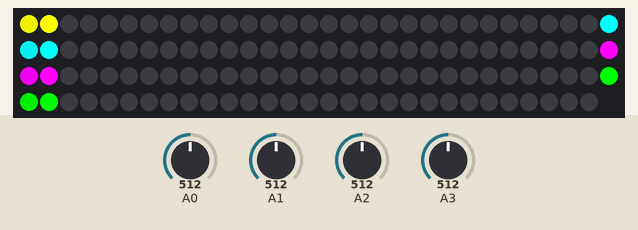
Simulated run of this sketch. Board: Arduino Uno, built with avr-gcc and run on an emulated ATmega328P. On the bench: 119 RGB LEDs in strip order, left to right, continuing on the next row. The test bench sets the inputs (shaded band); at power-on: A0 = 512, A1 = 512, A2 = 512, A3 = 512.

Above: at 1.27 s.
1.3 s: A0 set to 306
At 3.12 s:
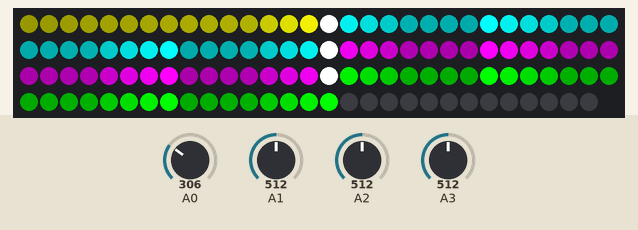
4.3 s: A1 set to 480
At 5.38 s:
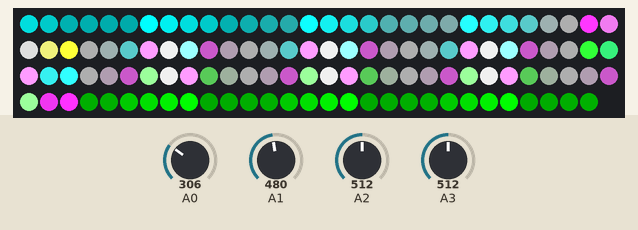
6.9 s: A2 set to 498
9.3 s: A2 set to 480
At 9.62 s:
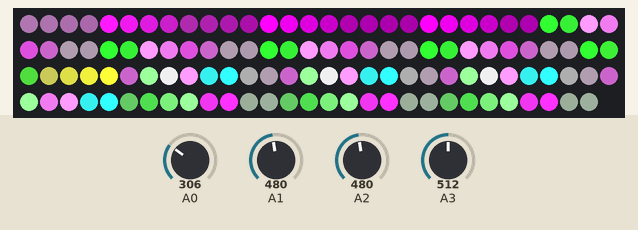
11.9 s: A1 set to 716
At 12.01 s:
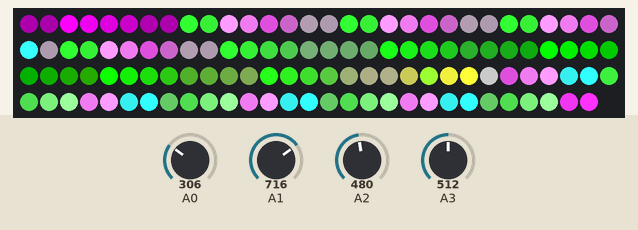
14.1 s: A3 set to 470
At 14.93 s:
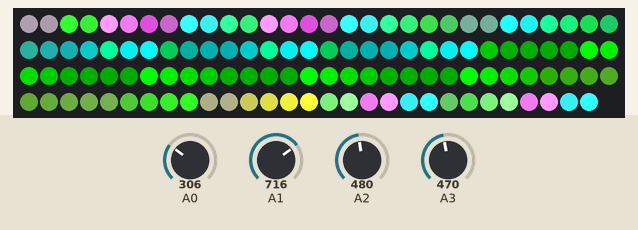

The sketch:

CMEscalator.ino
```cpp
#include <Adafruit_NeoPixel.h>
#define PIN 6
#define NUM_PIXELS 119
#define DECAY_AMOUNT 50
#define SLOW_DECAY_AMOUNT 3
#define SLOW_DECAY_THRESHOLD 75
#define MAX_PULSES 25
#define PULSE_TIMEOUT 1000

Adafruit_NeoPixel strip = Adafruit_NeoPixel(NUM_PIXELS, PIN, NEO_GRB + NEO_KHZ800);

typedef struct{
  int posIdx;
  int negIdx;
  int r;
  int g;
  int b;
  int alive;
} Pulse;

int R[NUM_PIXELS];
int B[NUM_PIXELS];
int G[NUM_PIXELS];
Pulse pulses[MAX_PULSES];
int numPulses = 0;
unsigned long timer1 = 0;
unsigned long timer2 = 0;
unsigned long timer3 = 0;
unsigned long timer4 = 0;

void setup() {
  strip.begin();
  strip.show(); // Initialize all pixels to 'off'
}

void decay(){
  for(int i=0; i<NUM_PIXELS; i++){
    if(R[i] > SLOW_DECAY_THRESHOLD){
      R[i] -= DECAY_AMOUNT;
    } else {
      R[i] -= SLOW_DECAY_AMOUNT;
    }
    R[i] = R[i] < 0 ? 0 : R[i];

    if(G[i] > SLOW_DECAY_THRESHOLD){
      G[i] -= DECAY_AMOUNT;
    } else {
      G[i] -= SLOW_DECAY_AMOUNT;
    }
    G[i] = G[i] < 0 ? 0 : G[i];

    if(B[i] > SLOW_DECAY_THRESHOLD){
      B[i] -= DECAY_AMOUNT;
    } else {
      B[i] -= SLOW_DECAY_AMOUNT;
    }
    B[i] = B[i] < 0 ? 0 : B[i];
  }
}

void setValues(){
  for(int i=0; i<NUM_PIXELS; i++){
    strip.setPixelColor(i, R[i], G[i], B[i]);
  }
  strip.show();
}

void updatePulses(){
  for(int i=0; i<numPulses; i++){
    Pulse p = pulses[i];

    if(p.posIdx < NUM_PIXELS){
      R[p.posIdx] += p.r;
      G[p.posIdx] += p.g;
      B[p.posIdx] += p.b;
      R[p.posIdx] = R[p.posIdx] > 255 ? 255 : R[p.posIdx];
      G[p.posIdx] = G[p.posIdx] > 255 ? 255 : G[p.posIdx];
      B[p.posIdx] = B[p.posIdx] > 255 ? 255 : B[p.posIdx];
      p.posIdx += 1;
    }

    if(p.negIdx >= 0){
      R[p.negIdx] += p.r;
      G[p.negIdx] += p.g;
      B[p.negIdx] += p.b;
      R[p.negIdx] = R[p.negIdx] > 255 ? 255 : R[p.negIdx];
      G[p.negIdx] = G[p.negIdx] > 255 ? 255 : G[p.negIdx];
      B[p.negIdx] = B[p.negIdx] > 255 ? 255 : B[p.negIdx];
      p.negIdx -= 1;
    }

    if(p.posIdx >= NUM_PIXELS && p.negIdx < 0){
      p.alive = 0;
    }

    pulses[i] = p;
  }
}

void garbageCollect(){
  Pulse newPulses[MAX_PULSES];
  int newIdx = 0;
  //find all the alive pulses and put them in a new array
  for(int i=0; i<numPulses; i++){
    Pulse p = pulses[i];
    if(p.alive == 1){
      newPulses[newIdx] = {p.posIdx, p.negIdx, p.r, p.g, p.b, p.alive};
      newIdx+=1;
    }
  }
  //replace the old array with the new array
  for(int i=0; i<MAX_PULSES; i++){
    pulses[i] = newPulses[i];
  }
  numPulses = newIdx;
}

void createNewPulses(){
  int startLoc[4] = {0, 30, 60, 90};

  int dis = analogRead(A0);
  int dis2 = analogRead(A1);
  int dis3 = analogRead(A2);
  int dis4 = analogRead(A3);

  int linearized = 6787/(dis - 3) - 4;
  int linearized2 = 6787/(dis2 - 3) - 4;
  int linearized3 = 6787/(dis3 - 3) - 4;
  int linearized4 = 6787/(dis4 - 3) - 4;

  if(numPulses < MAX_PULSES && linearized < 10 && millis()-timer1 > PULSE_TIMEOUT){
    pulses[numPulses] = {startLoc[0], startLoc[0], 255, 255, 0, 1};
    numPulses+=1;
    timer1 = millis();
  }
  if(numPulses < MAX_PULSES && linearized2 < 10 && millis()-timer2 > PULSE_TIMEOUT){
    pulses[numPulses] = {startLoc[1], startLoc[1], 0, 255, 255, 1};
    numPulses+=1;
    timer2 = millis();
  }
  if(numPulses < MAX_PULSES && linearized3 < 10 && millis()-timer3 > PULSE_TIMEOUT){
    pulses[numPulses] = {startLoc[2], startLoc[2], 255, 0, 255, 1};
    numPulses+=1;
    timer3 = millis();
  }
  if(numPulses < MAX_PULSES && linearized4 < 10 && millis()-timer4 > PULSE_TIMEOUT){
    pulses[numPulses] = {startLoc[3], startLoc[3], 0, 255, 0, 1};
    numPulses+=1;
    timer4 = millis();
  }

  /*int randNum = random(10);
  if(randNum < 2 && numPulses < MAX_PULSES){  // 20% chance to create a new pulse
    randNum = random(3);
    if(randNum == 0){
      pulses[numPulses] = {startLoc[0], startLoc[0], 255, 0, 0, 1};
    }
    else if(randNum == 1){
      pulses[numPulses] = {startLoc[1], startLoc[1], 0, 255, 0, 1};
    }
    else if(randNum == 2){
      pulses[numPulses] = {startLoc[2], startLoc[2], 0, 0, 255, 1};
    }
    numPulses += 1;
  }*/
}

void loop() {
  decay();

  createNewPulses();

  updatePulses();

  setValues();

  garbageCollect();

  delay(125);
}
```

Measured:
- the behaviour switches between 488 and 487 on A1 (found by bisection; images 1 and 2)
- the behaviour switches between 488 and 487 on A2 (found by bisection; images 2 and 3)
- the behaviour switches between 488 and 487 on A3 (found by bisection; images 4 and 5)
